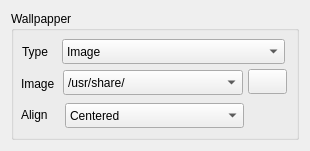
<?xml version="1.0" encoding="UTF-8"?>
<ui version="4.0">
 <class>SettingsClass</class>
 <widget class="QWidget" name="SettingsClass">
  <property name="geometry">
   <rect>
    <x>0</x>
    <y>0</y>
    <width>310</width>
    <height>151</height>
   </rect>
  </property>
  <property name="windowTitle">
   <string>Form</string>
  </property>
  <layout class="QGridLayout" name="gridLayout">
   <item row="0" column="0">
    <widget class="QGroupBox" name="groupBox">
     <property name="title">
      <string>Wallpapper</string>
     </property>
     <widget class="QLabel" name="label">
      <property name="geometry">
       <rect>
        <x>11</x>
        <y>33</y>
        <width>27</width>
        <height>16</height>
       </rect>
      </property>
      <property name="text">
       <string>Type</string>
      </property>
     </widget>
     <widget class="QComboBox" name="comboBox">
      <property name="geometry">
       <rect>
        <x>51</x>
        <y>28</y>
        <width>223</width>
        <height>25</height>
       </rect>
      </property>
      <item>
       <property name="text">
        <string>Image</string>
       </property>
      </item>
      <item>
       <property name="text">
        <string>Color</string>
       </property>
      </item>
      <item>
       <property name="text">
        <string>Slde Show</string>
       </property>
      </item>
     </widget>
     <widget class="QLabel" name="label_2">
      <property name="geometry">
       <rect>
        <x>10</x>
        <y>65</y>
        <width>38</width>
        <height>16</height>
       </rect>
      </property>
      <property name="text">
       <string>Image</string>
      </property>
     </widget>
     <widget class="QComboBox" name="imagePath">
      <property name="geometry">
       <rect>
        <x>52</x>
        <y>59</y>
        <width>180</width>
        <height>25</height>
       </rect>
      </property>
      <item>
       <property name="text">
        <string>/usr/share/</string>
       </property>
      </item>
     </widget>
     <widget class="QPushButton" name="browse">
      <property name="geometry">
       <rect>
        <x>237</x>
        <y>58</y>
        <width>39</width>
        <height>25</height>
       </rect>
      </property>
      <property name="autoFillBackground">
       <bool>true</bool>
      </property>
      <property name="text">
       <string/>
      </property>
     </widget>
     <widget class="QLabel" name="label_3">
      <property name="geometry">
       <rect>
        <x>10</x>
        <y>96</y>
        <width>30</width>
        <height>16</height>
       </rect>
      </property>
      <property name="text">
       <string>Align</string>
      </property>
     </widget>
     <widget class="QComboBox" name="comboBox_3">
      <property name="geometry">
       <rect>
        <x>54</x>
        <y>92</y>
        <width>179</width>
        <height>25</height>
       </rect>
      </property>
      <item>
       <property name="text">
        <string>Centered</string>
       </property>
      </item>
      <item>
       <property name="text">
        <string>Scaled</string>
       </property>
      </item>
      <item>
       <property name="text">
        <string>Tiled</string>
       </property>
      </item>
     </widget>
    </widget>
   </item>
  </layout>
 </widget>
 <resources/>
 <connections/>
</ui>
